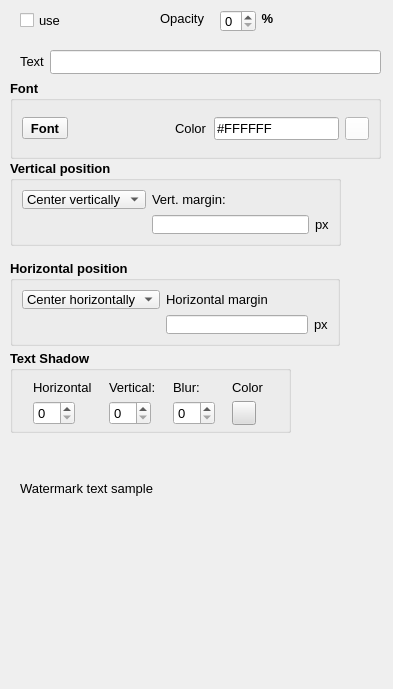
                 <widget class="QWidget" name="pgWatermark">
                  <property name="geometry">
                   <rect>
                    <x>0</x>
                    <y>0</y>
                    <width>393</width>
                    <height>689</height>
                   </rect>
                  </property>
                  <attribute name="label">
                   <string>Watermark</string>
                  </attribute>
                  <widget class="QWidget" name="gbWatermark" native="true">
                   <property name="geometry">
                    <rect>
                     <x>0</x>
                     <y>10</y>
                     <width>391</width>
                     <height>541</height>
                    </rect>
                   </property>
                   <property name="sizePolicy">
                    <sizepolicy hsizetype="Preferred" vsizetype="Fixed">
                     <horstretch>0</horstretch>
                     <verstretch>0</verstretch>
                    </sizepolicy>
                   </property>
                   <property name="font">
                    <font>
                     <family>Arial</family>
                     <pointsize>10</pointsize>
                     <weight>75</weight>
                     <bold>true</bold>
                    </font>
                   </property>
                   <widget class="QLabel" name="label_32">
                    <property name="geometry">
                     <rect>
                      <x>258</x>
                      <y>0</y>
                      <width>16</width>
                      <height>16</height>
                     </rect>
                    </property>
                    <property name="text">
                     <string> %</string>
                    </property>
                   </widget>
                   <widget class="QCheckBox" name="chkUseWM">
                    <property name="geometry">
                     <rect>
                      <x>20</x>
                      <y>0</y>
                      <width>44</width>
                      <height>20</height>
                     </rect>
                    </property>
                    <property name="font">
                     <font>
                      <family>Arial</family>
                      <pointsize>10</pointsize>
                      <weight>50</weight>
                      <bold>false</bold>
                     </font>
                    </property>
                    <property name="text">
                     <string>use</string>
                    </property>
                   </widget>
                   <widget class="QSpinBox" name="sbWmOpacity">
                    <property name="geometry">
                     <rect>
                      <x>220</x>
                      <y>0</y>
                      <width>36</width>
                      <height>22</height>
                     </rect>
                    </property>
                    <property name="font">
                     <font>
                      <family>Arial</family>
                      <pointsize>10</pointsize>
                      <weight>50</weight>
                      <bold>false</bold>
                     </font>
                    </property>
                   </widget>
                   <widget class="QLabel" name="label_12">
                    <property name="geometry">
                     <rect>
                      <x>160</x>
                      <y>0</y>
                      <width>57</width>
                      <height>16</height>
                     </rect>
                    </property>
                    <property name="font">
                     <font>
                      <family>Arial</family>
                      <pointsize>10</pointsize>
                      <weight>50</weight>
                      <bold>false</bold>
                     </font>
                    </property>
                    <property name="text">
                     <string>Opacity   </string>
                    </property>
                   </widget>
                   <widget class="QLineEdit" name="edtWatermark">
                    <property name="geometry">
                     <rect>
                      <x>50</x>
                      <y>40</y>
                      <width>331</width>
                      <height>24</height>
                     </rect>
                    </property>
                    <property name="minimumSize">
                     <size>
                      <width>0</width>
                      <height>24</height>
                     </size>
                    </property>
                    <property name="font">
                     <font>
                      <family>Arial</family>
                      <pointsize>10</pointsize>
                      <weight>50</weight>
                      <bold>false</bold>
                     </font>
                    </property>
                   </widget>
                   <widget class="QLabel" name="label_13">
                    <property name="geometry">
                     <rect>
                      <x>20</x>
                      <y>40</y>
                      <width>24</width>
                      <height>22</height>
                     </rect>
                    </property>
                    <property name="font">
                     <font>
                      <family>Arial</family>
                      <pointsize>10</pointsize>
                      <weight>50</weight>
                      <bold>false</bold>
                     </font>
                    </property>
                    <property name="text">
                     <string>Text</string>
                    </property>
                   </widget>
                   <widget class="QGroupBox" name="gbWatermarkFont">
                    <property name="geometry">
                     <rect>
                      <x>10</x>
                      <y>70</y>
                      <width>371</width>
                      <height>79</height>
                     </rect>
                    </property>
                    <property name="font">
                     <font>
                      <family>Arial</family>
                      <pointsize>10</pointsize>
                      <weight>75</weight>
                      <bold>true</bold>
                     </font>
                    </property>
                    <property name="title">
                     <string>Font</string>
                    </property>
                    <layout class="QGridLayout" name="gbWatermarkFontLayout">
                     <item row="0" column="6">
                      <widget class="QToolButton" name="btnWmColor">
                       <property name="styleSheet">
                        <string notr="true">QToolButton {background-color:#fff}</string>
                       </property>
                       <property name="text">
                        <string/>
                       </property>
                      </widget>
                     </item>
                     <item row="0" column="1">
                      <spacer name="horizontalSpacer_5">
                       <property name="orientation">
                        <enum>Qt::Horizontal</enum>
                       </property>
                       <property name="sizeHint" stdset="0">
                        <size>
                         <width>40</width>
                         <height>20</height>
                        </size>
                       </property>
                      </spacer>
                     </item>
                     <item row="0" column="0">
                      <widget class="QToolButton" name="btnSelectWmFont">
                       <property name="text">
                        <string>Font</string>
                       </property>
                      </widget>
                     </item>
                     <item row="0" column="4">
                      <widget class="QLabel" name="label_29">
                       <property name="font">
                        <font>
                         <family>Arial</family>
                         <pointsize>10</pointsize>
                         <weight>50</weight>
                         <bold>false</bold>
                        </font>
                       </property>
                       <property name="text">
                        <string>Color</string>
                       </property>
                       <property name="buddy">
                        <cstring>edtWmColor</cstring>
                       </property>
                      </widget>
                     </item>
                     <item row="0" column="5">
                      <widget class="QLineEdit" name="edtWmColor">
                       <property name="sizePolicy">
                        <sizepolicy hsizetype="Minimum" vsizetype="Fixed">
                         <horstretch>0</horstretch>
                         <verstretch>0</verstretch>
                        </sizepolicy>
                       </property>
                       <property name="font">
                        <font>
                         <family>Arial</family>
                         <pointsize>10</pointsize>
                         <weight>50</weight>
                         <bold>false</bold>
                        </font>
                       </property>
                       <property name="text">
                        <string>#FFFFFF</string>
                       </property>
                      </widget>
                     </item>
                     <item row="0" column="2" colspan="2">
                      <widget class="QLabel" name="lblWaterMarkFont">
                       <property name="sizePolicy">
                        <sizepolicy hsizetype="Expanding" vsizetype="Preferred">
                         <horstretch>0</horstretch>
                         <verstretch>0</verstretch>
                        </sizepolicy>
                       </property>
                       <property name="font">
                        <font>
                         <family>Arial</family>
                         <pointsize>10</pointsize>
                         <weight>50</weight>
                         <bold>false</bold>
                        </font>
                       </property>
                       <property name="text">
                        <string/>
                       </property>
                      </widget>
                     </item>
                    </layout>
                   </widget>
                   <widget class="QGroupBox" name="gbVerticalPosition">
                    <property name="geometry">
                     <rect>
                      <x>10</x>
                      <y>150</y>
                      <width>331</width>
                      <height>86</height>
                     </rect>
                    </property>
                    <property name="font">
                     <font>
                      <family>Arial</family>
                      <pointsize>10</pointsize>
                      <weight>75</weight>
                      <bold>true</bold>
                     </font>
                    </property>
                    <property name="title">
                     <string>Vertical position</string>
                    </property>
                    <layout class="QGridLayout" name="gridLayout_11" rowstretch="1,1">
                     <item row="0" column="0">
                      <widget class="QComboBox" name="cbWmVPosition">
                       <property name="font">
                        <font>
                         <family>Arial</family>
                         <pointsize>10</pointsize>
                         <weight>50</weight>
                         <bold>false</bold>
                        </font>
                       </property>
                       <property name="currentText">
                        <string>Center vertically</string>
                       </property>
                       <property name="currentIndex">
                        <number>1</number>
                       </property>
                       <item>
                        <property name="text">
                         <string>Top</string>
                        </property>
                       </item>
                       <item>
                        <property name="text">
                         <string>Center vertically</string>
                        </property>
                       </item>
                       <item>
                        <property name="text">
                         <string>Bottom</string>
                        </property>
                       </item>
                      </widget>
                     </item>
                     <item row="0" column="1">
                      <widget class="QLabel" name="label_6">
                       <property name="font">
                        <font>
                         <family>Arial</family>
                         <pointsize>10</pointsize>
                         <weight>50</weight>
                         <bold>false</bold>
                        </font>
                       </property>
                       <property name="text">
                        <string>Vert. margin:</string>
                       </property>
                      </widget>
                     </item>
                     <item row="1" column="1">
                      <widget class="QLineEdit" name="edtWmVertMargin">
                       <property name="font">
                        <font>
                         <family>Arial</family>
                         <pointsize>10</pointsize>
                         <weight>50</weight>
                         <bold>false</bold>
                        </font>
                       </property>
                      </widget>
                     </item>
                     <item row="1" column="2">
                      <widget class="QLabel" name="label_8">
                       <property name="font">
                        <font>
                         <family>Arial</family>
                         <pointsize>10</pointsize>
                         <weight>50</weight>
                         <bold>false</bold>
                        </font>
                       </property>
                       <property name="text">
                        <string>px</string>
                       </property>
                      </widget>
                     </item>
                    </layout>
                   </widget>
                   <widget class="QGroupBox" name="gbHorizontalPosition">
                    <property name="geometry">
                     <rect>
                      <x>10</x>
                      <y>250</y>
                      <width>330</width>
                      <height>86</height>
                     </rect>
                    </property>
                    <property name="font">
                     <font>
                      <family>Arial</family>
                      <pointsize>10</pointsize>
                      <weight>75</weight>
                      <bold>true</bold>
                     </font>
                    </property>
                    <property name="title">
                     <string>Horizontal position</string>
                    </property>
                    <layout class="QGridLayout" name="gridLayout_10">
                     <item row="0" column="0">
                      <widget class="QComboBox" name="cbWmHPosition">
                       <property name="font">
                        <font>
                         <family>Arial</family>
                         <pointsize>10</pointsize>
                         <weight>50</weight>
                         <bold>false</bold>
                        </font>
                       </property>
                       <property name="currentIndex">
                        <number>1</number>
                       </property>
                       <item>
                        <property name="text">
                         <string>Left</string>
                        </property>
                       </item>
                       <item>
                        <property name="text">
                         <string>Center horizontally</string>
                        </property>
                       </item>
                       <item>
                        <property name="text">
                         <string>Right</string>
                        </property>
                       </item>
                      </widget>
                     </item>
                     <item row="0" column="1">
                      <widget class="QLabel" name="label_49">
                       <property name="font">
                        <font>
                         <family>Arial</family>
                         <pointsize>10</pointsize>
                         <weight>50</weight>
                         <bold>false</bold>
                        </font>
                       </property>
                       <property name="text">
                        <string>Horizontal margin</string>
                       </property>
                      </widget>
                     </item>
                     <item row="1" column="1">
                      <widget class="QLineEdit" name="edtWmHorizMargin">
                       <property name="font">
                        <font>
                         <family>Arial</family>
                         <pointsize>10</pointsize>
                         <weight>50</weight>
                         <bold>false</bold>
                        </font>
                       </property>
                      </widget>
                     </item>
                     <item row="1" column="2">
                      <widget class="QLabel" name="label_48">
                       <property name="font">
                        <font>
                         <family>Arial</family>
                         <pointsize>10</pointsize>
                         <weight>50</weight>
                         <bold>false</bold>
                        </font>
                       </property>
                       <property name="text">
                        <string>px</string>
                       </property>
                      </widget>
                     </item>
                    </layout>
                   </widget>
                   <widget class="QGroupBox" name="groupBox_5">
                    <property name="geometry">
                     <rect>
                      <x>10</x>
                      <y>340</y>
                      <width>281</width>
                      <height>83</height>
                     </rect>
                    </property>
                    <property name="title">
                     <string>Text Shadow</string>
                    </property>
                    <layout class="QGridLayout" name="gridLayout_8">
                     <item row="0" column="0">
                      <widget class="QLabel" name="label_16">
                       <property name="font">
                        <font>
                         <family>Arial</family>
                         <pointsize>10</pointsize>
                         <weight>50</weight>
                         <bold>false</bold>
                        </font>
                       </property>
                       <property name="text">
                        <string>Horizontal</string>
                       </property>
                      </widget>
                     </item>
                     <item row="1" column="0">
                      <widget class="QSpinBox" name="sbWmShadowHoriz">
                       <property name="sizePolicy">
                        <sizepolicy hsizetype="Fixed" vsizetype="Fixed">
                         <horstretch>0</horstretch>
                         <verstretch>0</verstretch>
                        </sizepolicy>
                       </property>
                       <property name="minimumSize">
                        <size>
                         <width>0</width>
                         <height>24</height>
                        </size>
                       </property>
                       <property name="font">
                        <font>
                         <family>Arial</family>
                         <pointsize>10</pointsize>
                         <weight>50</weight>
                         <bold>false</bold>
                        </font>
                       </property>
                      </widget>
                     </item>
                     <item row="1" column="1">
                      <widget class="QSpinBox" name="sbWmShadowVert">
                       <property name="sizePolicy">
                        <sizepolicy hsizetype="Fixed" vsizetype="Fixed">
                         <horstretch>0</horstretch>
                         <verstretch>0</verstretch>
                        </sizepolicy>
                       </property>
                       <property name="minimumSize">
                        <size>
                         <width>0</width>
                         <height>24</height>
                        </size>
                       </property>
                       <property name="font">
                        <font>
                         <family>Arial</family>
                         <pointsize>10</pointsize>
                         <weight>50</weight>
                         <bold>false</bold>
                        </font>
                       </property>
                      </widget>
                     </item>
                     <item row="1" column="2">
                      <widget class="QSpinBox" name="sbWmShadowBlur">
                       <property name="sizePolicy">
                        <sizepolicy hsizetype="Fixed" vsizetype="Fixed">
                         <horstretch>0</horstretch>
                         <verstretch>0</verstretch>
                        </sizepolicy>
                       </property>
                       <property name="minimumSize">
                        <size>
                         <width>0</width>
                         <height>24</height>
                        </size>
                       </property>
                       <property name="font">
                        <font>
                         <family>Arial</family>
                         <pointsize>10</pointsize>
                         <weight>50</weight>
                         <bold>false</bold>
                        </font>
                       </property>
                      </widget>
                     </item>
                     <item row="1" column="3">
                      <widget class="QToolButton" name="btnWmShadowColor">
                       <property name="minimumSize">
                        <size>
                         <width>0</width>
                         <height>24</height>
                        </size>
                       </property>
                       <property name="font">
                        <font>
                         <family>MS Shell Dlg 2</family>
                         <pointsize>10</pointsize>
                         <weight>50</weight>
                         <bold>false</bold>
                        </font>
                       </property>
                       <property name="styleSheet">
                        <string notr="true">QToolButton {background-color:#ddd}</string>
                       </property>
                       <property name="text">
                        <string/>
                       </property>
                      </widget>
                     </item>
                     <item row="0" column="2">
                      <widget class="QLabel" name="label_41">
                       <property name="font">
                        <font>
                         <family>Arial</family>
                         <pointsize>10</pointsize>
                         <weight>50</weight>
                         <bold>false</bold>
                        </font>
                       </property>
                       <property name="text">
                        <string>Blur:</string>
                       </property>
                      </widget>
                     </item>
                     <item row="0" column="1">
                      <widget class="QLabel" name="label_40">
                       <property name="font">
                        <font>
                         <family>Arial</family>
                         <pointsize>10</pointsize>
                         <weight>50</weight>
                         <bold>false</bold>
                        </font>
                       </property>
                       <property name="text">
                        <string>Vertical:</string>
                       </property>
                      </widget>
                     </item>
                     <item row="0" column="3">
                      <widget class="QLabel" name="label_52">
                       <property name="font">
                        <font>
                         <family>Arial</family>
                         <pointsize>10</pointsize>
                         <weight>50</weight>
                         <bold>false</bold>
                        </font>
                       </property>
                       <property name="text">
                        <string>Color</string>
                       </property>
                      </widget>
                     </item>
                    </layout>
                   </widget>
                   <widget class="QLabel" name="lblWmSample">
                    <property name="geometry">
                     <rect>
                      <x>20</x>
                      <y>470</y>
                      <width>351</width>
                      <height>16</height>
                     </rect>
                    </property>
                    <property name="sizePolicy">
                     <sizepolicy hsizetype="Expanding" vsizetype="Preferred">
                      <horstretch>0</horstretch>
                      <verstretch>0</verstretch>
                     </sizepolicy>
                    </property>
                    <property name="font">
                     <font>
                      <family>Arial</family>
                      <pointsize>10</pointsize>
                      <weight>50</weight>
                      <bold>false</bold>
                     </font>
                    </property>
                    <property name="text">
                     <string>Watermark text sample</string>
                    </property>
                   </widget>
                  </widget>
                 </widget>
